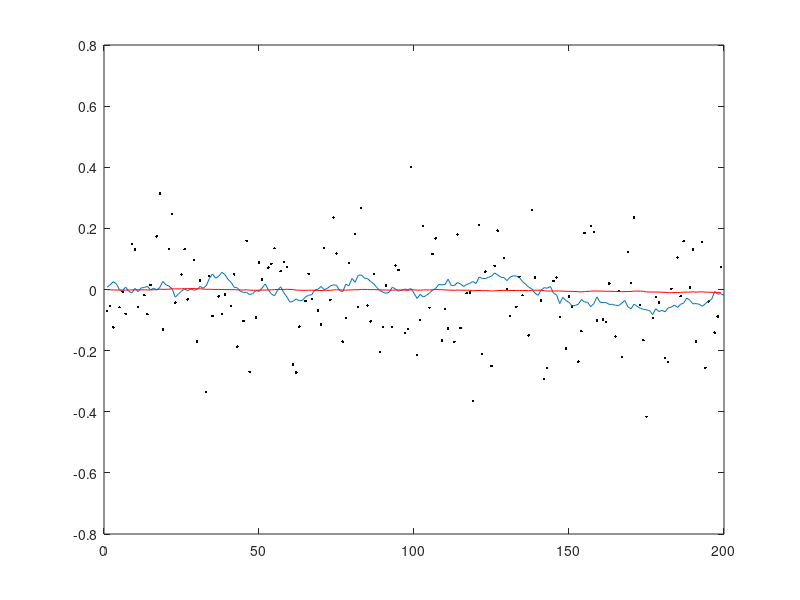

Here is the MATLAB script that generated this plot: (Note: this script raises an error after producing the figure.)
%% true signal

N=200;
q=0.01^2;

s=zeros(1,N);
f=@(x)x-0.01*sin(x);
F=@(x)-0.01*cos(x);
h=@(x)0.5*sin(2*x); 
H=@(x)cos(2*x);
Y=s;
%x0 = 0.8*pi;
x0 = 0;
x = x0;
for k=1:N
    x = f(x)+sqrt(q)*randn;
    s(k) = x;
end

% measurements
r = 0.02;
mn = 0;
n = 150;
x = floor(1:N/n:N);
y = h(s(1,x))+normrnd(0,sqrt(r),1,n);
plot(x,y,'.k',1:N,s,'MarkerSize',8);
hold on;

%% EKF

m = x0;
P = 1;
ms = zeros(1,n);
Ps = zeros(1,n);
for k=1:n
    % prediction
    m_= f(m);
    P_ = F(m)^2*P+q;
    % update
    v = y(k)-h(m_);
    S = H(m_)^2*P_+r;
    K = P_*H(m_)/S;
    m = m_+K*v;
    P = P_-K^2*S;
    ms(k) = m;
    Ps(k) = P;
end
ms_ekf = ms;
Ps_ekf = Ps;
plot(x,ms,'-r');
fprintf('EKF %3.4f\n',rmse(s(x),ms));
%% SLF
es=@(m,p)m-...
        (m^3+3*m*p^2)/6+...
        (m^5+10*m^3*p^2+15*m*p^4)/120-...
        (m^7+21*m^5*p^2+105*m^3*p^4+105*m*p^6)/(7*6*5*4*3*2);

Ef=@(m,p)m-0.01*sin(m)*exp(-1*p/2);
Efdx=@(m,p)p-0.01*cos(m)*p*exp(-p/2);
Eh=@(m,p)0.5*sin(2*m)*exp(-2*p);
Ehdx=@(m,p)cos(2*m)*p*exp(-2*p);

m = x0;
P = q;
ms = zeros(1,n);
Ps = zeros(1,n);
for k=1:n
    % prediction
    m_= Ef(m,P);
    P_ = Efdx(m,P)^2/P+q;
    % update
    v = y(k)-Eh(m_,P_);
    S = Ehdx(m_,P_)^2/P_+r;
    K = Ehdx(m_,P_)/S;
    m = m_+K*v;
    P = P_-K^2*S;
    ms(k) = m;
    Ps(k) = P;
end
ms_slkf = ms;
Ps_slkf = Ps;
plot(x,ms,'-g');
% legend('Meas.','True','EKF','SLF');
% xlabel('t');
% ylabel('m_k');
% fprintf('SLF %3.4f\n',rmse(s(x),ms));
% exportplot('ex_4_1.pdf',figW,figH);

%% UKF

m = x0;
P = q;
ms = zeros(1,n);
Ps = zeros(1,n);
sig = zeros(0,3);
alpha = 1; kappa = 0;
lambda = alpha^2*(1+kappa) - 1;
Wi = 1/(2*(1+lambda));
Wm = [lambda/(1+lambda) Wi Wi];
Wc = [lambda/(1+lambda)+(1-alpha^2) Wi Wi];
for k=1:n
    % prediction
    % form the three sigma points in the original space
    sig = m*ones(3,1)+sqrt(lambda+1)*sqrt(P)*[0 1 -1]';
    sig = f(sig);
    m_ = Wm*sig;
    P_ = Wc*((sig-m_).^2)+q;
    
    sig_ = m_*ones(3,1)+sqrt(lambda+1)*sqrt(P_)*[0 1 -1]';
    sigY = h(sig_);
    
    u = Wm*sigY;
    S = Wc*((sigY-u).^2)+r;
    C = Wc*((sig_-m_).*(sigY-u));
    K = C/S;
    m = m_+K*(y(k)-u);
    P = P_-K^2*S;
    ms(k) = m;
    Ps(k) = P;
end

% plot(x,ms,'-g');
% fprintf('UKF %3.4f\n',rmse(s(x),ms));
% legend('Meas.','True','EKF','UKF');
% xlabel('t');
% ylabel('m_k');
% fprintf('SLF %3.4f\n',rmse(s(x),ms));
% exportplot('ex_5_1.pdf',figW,figH);

%% GHKF

m = x0;
P = q;
ms = zeros(1,n);
Ps = zeros(1,n);

p = 2; % order of the polynomial
e = roots(hermite(p)); % unit sigma points
W = factorial(p)./(p*hermite(p-1,e)').^2;

for k=1:n
    % prediction
    sig = m*ones(p,1)+sqrt(P)*e;
    sig = f(sig);
    m_ = W*sig;
    P_ = W*((sig-m_).^2)+q;
    
    sig_ = m_*ones(p,1)+sqrt(P_)*e;
    sigY = h(sig_);
    
    u = W*sigY;
    S = W*((sigY-u).^2)+r;
    C = W*((sig_-m_).*(sigY-u));
    K = C/S;
    m = m_+K*(y(k)-u);
    P = P_-K^2*S;
    ms(k) = m;
    Ps(k) = P;
end

plot(x,ms,'-m');
fprintf('GHKF %3.4f\n',rmse(s(x),ms));

%% CKF

m = x0;
P = q;
ms = zeros(1,n);
Ps = zeros(1,n);

p = 2; % order of the polynomial
e = [1;-1]; % unit sigma points
W = ones(1,2);
W = W/sum(W);

for k=1:n
    % prediction
    sig = m*ones(p,1)+sqrt(P)*e;
    sig = f(sig);
    m_ = W*sig;
    P_ = W*((sig-m_).^2)+q;
    
    sig_ = m_*ones(p,1)+sqrt(P_)*e;
    sigY = h(sig_);
    
    u = W*sigY;
    S = W*((sigY-u).^2)+r;
    C = W*((sig_-m_).*(sigY-u));
    K = C/S;
    m = m_+K*(y(k)-u);
    P = P_-K^2*S;
    ms(k) = m;
    Ps(k) = P;
end

ms_ckf = ms;
Ps_ckf = Ps;

plot(x,ms,'-k');
fprintf('CKF %3.4f\n',rmse(s(x),ms));

legend('Meas.','True','GHKF','CKF');
xlabel('t');
ylabel('m_k');
fprintf('SLF %3.4f\n',rmse(s(x),ms));
%exportplot('ex_5_2.pdf',figW,figH);

%% bootstrap

m = x0;
P = q;
ms = zeros(1,n);
Ps = zeros(1,n);
N = 700; % number of particles
p = m*ones(1,N); % particles
W = ones(1,N); % weights
W = W/sum(W);

for k=1:n
    % sample from the dynamic distribution, calculate weights
    %disp(W');
    for l=1:N
        p(l) = normrnd(f(p(l)),sqrt(q));
        W(l) = normpdf(y(k),h(p(l)),sqrt(r));
    end
    % normalize weights
    W = W/sum(W);
    cdf = cumsum(W);
    for l=1:N
        ran = rand;
        p(l) = p(find(cdf > ran,1));
    end
    ms(k) = W*p';
end

plot(x,ms,'-g');
fprintf('BOOTSTRAP %3.4f\n',rmse(s(x),ms));

%% SIR

m = x0;
P = q;
ms = zeros(1,n);
Ps = zeros(1,n);
N = 700; % number of particles
p = m*ones(1,N); % particles
W = ones(1,N); % weights
W = W/sum(W);

sig = zeros(0,3);
alpha = 1; kappa = 0;
lambda = alpha^2*(1+kappa) - 1;
Wi = 1/(2*(1+lambda));
Wm = [lambda/(1+lambda) Wi Wi];
Wc = [lambda/(1+lambda)+(1-alpha^2) Wi Wi];

for k=1:n
    % use UKF to get proposal mean and covariance
    sig = m*ones(3,1)+sqrt(lambda+1)*sqrt(P)*[0 1 -1]';
    sig = f(sig);
    m_ = Wm*sig;
    P_ = Wc*((sig-m_).^2)+q;
    
    sig_ = m_*ones(3,1)+sqrt(lambda+1)*sqrt(P_)*[0 1 -1]';
    sigY = h(sig_);
    
    u = Wm*sigY;
    S = Wc*((sigY-u).^2)+r;
    C = Wc*((sig_-m_).*(sigY-u));
    K = C/S;
    m = m_+K*(y(k)-u);
    P = P_-K^2*S;
   
    % sample from the proposal distribution
    for l=1:N
        pp = normrnd(m,P);
        W(l) = W(l)*normpdf(y(k),h(pp),sqrt(r))*normpdf(pp,f(p(l)),sqrt(q))/normpdf(pp,m,P);
        p(l) = pp;
    end
    % normalize weights
    W = W/sum(W);
    % resample if needed
    Neff = 1/(W*W');
    if Neff < N / 10
        %fprintf('resampling, neff = %3.1f\n',Neff);
        po = p;
        cdf = cumsum(W);
        for l=1:N
            ran = rand;
            p(l) = po(find(cdf > ran,1));
        end
        W = ones(1,N); % weights
        W = W/sum(W);
    else
        %fprintf('not resampling, neff = %3.1f\n',Neff);
    end
    ms(k) = W*p';
    

end

plot(x,ms,'-r');
fprintf('SIR %3.4f\n\n',rmse(s(x),ms));

legend('Meas.','True','Bootstrap','SIR');
xlabel('t');
ylabel('m_k');
fprintf('SLF %3.4f\n',rmse(s(x),ms));
exportplot('ex_6_2.pdf',figW,figH);


%% ERTS

mss = zeros(1,n);
Pss = mss;
m_s = ms_ekf(:,end);
P_s = Ps_ekf(:,end);
mss(:,end) = m_s;
Pss(:,end) = P_s;

for k=n-1:-1:1
    m = ms_ekf(k);
    P = Ps_ekf(k);
    % prediction
    m_ = f(m);
    P_ = F(m)^2*P+q;
    
    % update
    G = P*F(m)/P_;
    m_s = m + G*(m_s-m_);
    P_s = P + G*(P_s-P_)*G';
    mss(k) = m_s;
    Pss(k) = P_s;
    
end

plot(x,mss,'--r','LineWidth',2);
fprintf('ERTS %3.4f\n\n',rmse(s(x),mss));

%% SL RTS

mss = zeros(1,n);
Pss = mss;
m_s = ms_slkf(:,end);
P_s = Ps_slkf(:,end);
mss(:,end) = m_s;
Pss(:,end) = P_s;

for k=n-1:-1:1
    m = ms_slkf(k);
    P = Ps_slkf(k);
    % prediction
    m_= Ef(m,P);
    P_ = Efdx(m,P)^2/P+q;
    
    % update
    G = Efdx(m,P)/P_;
    m_s = m + G*(m_s-m_);
    P_s = P + G*(P_s-P_)*G';
    mss(k) = m_s;
    Pss(k) = P_s;
       
end

plot(x,mss,'--g','LineWidth',2);
fprintf('SLRTS %3.4f\n\n',rmse(s(x),mss));

legend('Meas.','True','EKF','SLF','ERTS','SL RTS');
xlabel('t');
ylabel('m_k');
fprintf('SLF %3.4f\n',rmse(s(x),ms));
exportplot('ex_7_3.pdf',figW,figH);


